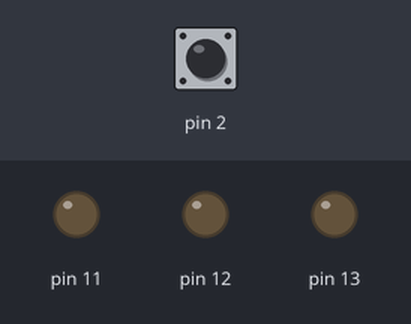
The sketch below on a simulated Arduino Uno, built with avr-gcc and run on an emulated ATmega328P. Shown: output pins drawn as LEDs (lit = HIGH). Dashed ring = blinking. Inputs (shaded band) come from the test bench; at power-on: pin 2 HIGH.

Above: at 1.2 s.
1.3 s: pin 2 pulled LOW for 0.15 s
At 1.7 s:
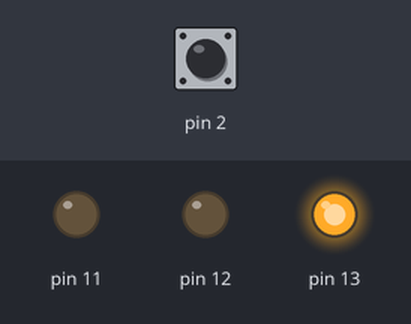
4.4 s: pin 2 pulled LOW for 1 s
At 5.4 s:
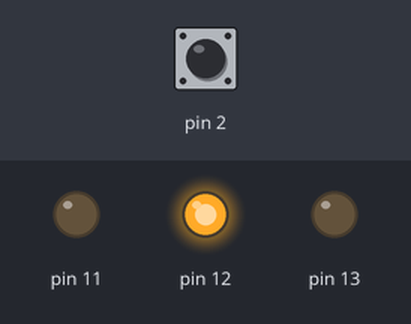
7.7 s: pin 2 pulled LOW for 3.2 s
At 9.2 s:
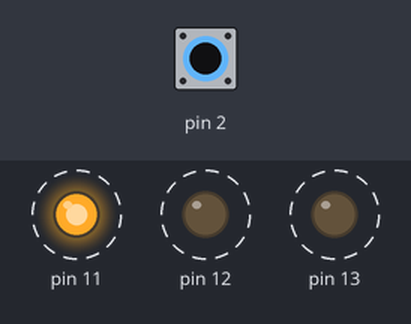
Timing chart, 0 to 12.8 s (numbered marks = the images above; inputs shaded):
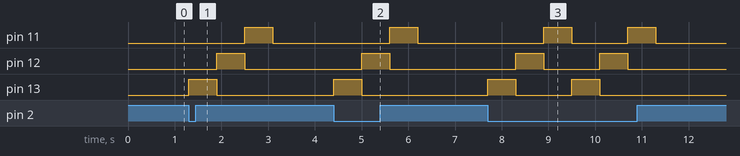

Measured:
- after the input at 1.3 s, pin 11: LOW → HIGH after 1.2 s, → LOW 0.60 s later; pin 12: LOW → HIGH after 0.60 s, → LOW 0.60 s later; pin 13: LOW → HIGH at once, → LOW 0.60 s later
- after the input at 4.4 s, pin 11: LOW → HIGH after 1.2 s, → LOW 0.60 s later; pin 12: LOW → HIGH after 0.60 s, → LOW 0.60 s later; pin 13: LOW → HIGH at once, → LOW 0.60 s later
- after the input at 7.7 s, pin 11: alternates HIGH for 0.60 s and LOW for 1.2 s, 4 changes in all, then stays LOW, starting after 1.2 s; pin 12: alternates HIGH for 0.60 s and LOW for 1.2 s, 4 changes in all, then stays LOW, starting after 0.60 s; pin 13: alternates HIGH for 0.60 s and LOW for 1.2 s, 4 changes in all, then stays LOW, starting at once

The sketch:

2____.ino
```cpp
void setup(){
  pinMode(2, INPUT_PULLUP);
  pinMode(11, OUTPUT);
  pinMode(12, OUTPUT);
  pinMode(13, OUTPUT);
}

void loop(){
  int sw = digitalRead(2);

  if(sw == LOW)
  {
    digitalWrite(13, HIGH);
    delay(600);
    digitalWrite(13, LOW);
    digitalWrite(12, HIGH);
    delay(600);
    digitalWrite(12, LOW);
    digitalWrite(11, HIGH);
    delay(600);
    digitalWrite(11, LOW);
  }
  else
  {
    digitalWrite(13, LOW);
    digitalWrite(12, LOW);
    digitalWrite(11, LOW);
  }
}
```
